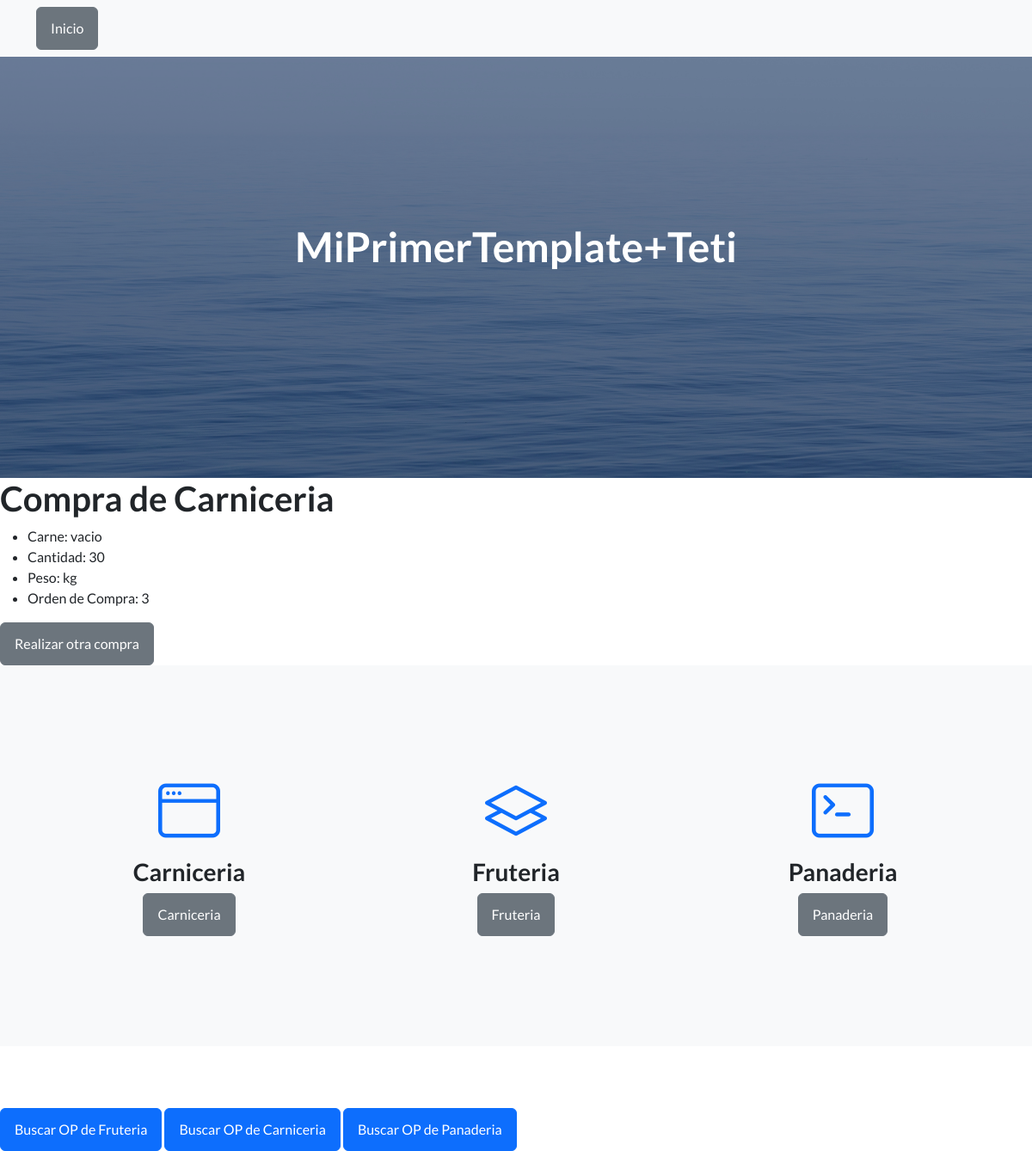
/app1/lista_carniceria/, run on an earlier commit of the app's database.
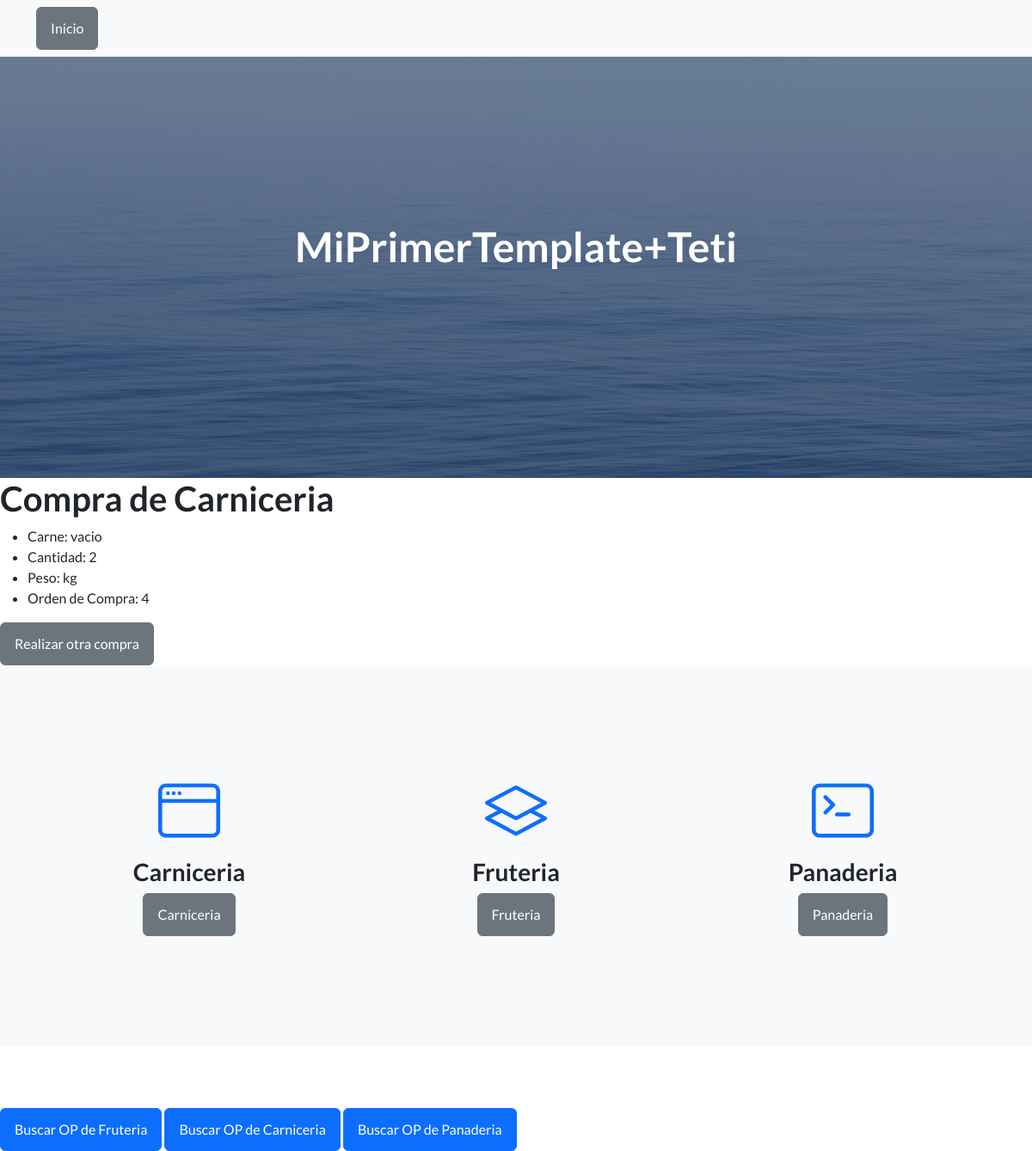
And on a later commit of the database.
### app1/models.py (models this page shows, shortened)
class Carniceria(models.Model):
    id = models.AutoField(primary_key=True)
    carne = models.CharField(max_length=100)
    cantidad = models.IntegerField()
    peso = models.CharField(max_length=100, default="0.0")

### app1/views.py (the view)
# urls.py: path('lista_carniceria/', views.lista_carniceria, name='lista_carniceria'),
def lista_carniceria(request):
    compra_carne = Carniceria.objects.last()  # Obtiene el último registro
    return render(request, 'lista_carniceria.html', {'compra_carne': compra_carne})

### Template/lista_carniceria.html (shortened to what this page needs)
{% extends 'index.html' %}
{% block content %}
<!DOCTYPE html>
<html>
<head>
</head>
<body>
    <h1>Compra de Carniceria</h1>
    <ul>
        <li>Carne: {{ compra_carne.carne }}</li>
        <li>Cantidad: {{ compra_carne.cantidad }}</li>
        <li>Peso: {{ compra_carne.peso }}</li>
        <li>Orden de Compra: {{ compra_carne.id }}</li>
    </ul>
    <a href="{% url 'app1:carniceria' %}" class="btn btn-secondary">Realizar otra compra</a>
</body>
</html>
{% endblock %}

What changed in the data, as far as the page shows it:
no longer on this page (row unchanged): Carniceria: carne "vacio", cantidad "30", peso "kg", id "3"
added Carniceria: carne "vacio", cantidad "2", peso "kg", id "4"
